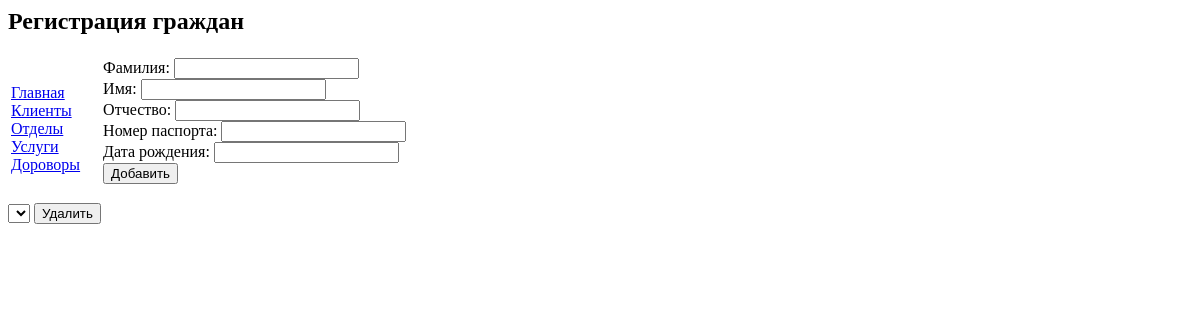
The app's page /clients.php, older data.
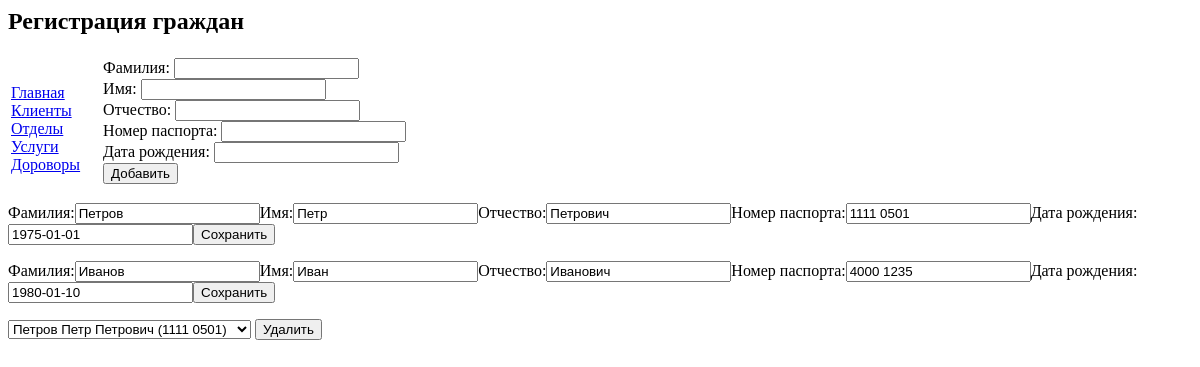
The same page, newer data.
### tables this page shows
CREATE TABLE IF NOT EXISTS `client` (
  `passport` varchar(255) NOT NULL,
  `surname` varchar(255) NOT NULL,
  `name` varchar(255) NOT NULL,
  `middlename` varchar(255) NOT NULL,
  `birth_date` date NOT NULL,
  PRIMARY KEY (`passport`)
);

### clients.php (the view, shortened to what this page needs)
<html>
<head>
    <link href="style.css" type="text/css" rel="stylesheet">
</head>
<body>
<h2>Регистрация граждан</h2>
<?php
$myConnect = mysql_connect('localhost:3306', 'root', '123456');
$mysql_query = mysql_query("select * from `client`", $myConnect);
$clients = array();
while ($row = mysql_fetch_array($mysql_query)) {
    $clients[] = $row;
}
?>
<table>
    <tr>
        <td class='menu'>
            <a href="index.php">Главная</a>
            <a href="clients.php">Клиенты</a>
            <a href="departments.php">Отделы</a>
            <a href="services.php">Услуги</a>
            <a href="contracts.php">Дороворы</a>
        </td>
        <td>
            <form action="clients.php" method="post">
                <div>
                    <label>Фамилия:
                        <input type="text" name="surname">
                    </label>
                </div>
                <div>
                    <label>Имя:
                        <input type="text" name="name">
                    </label>
                </div>
                <div>
                    <label>Отчество:
                        <input type="text" name="middlename">
                    </label>
                </div>
                <div>
                    <label>Номер паспорта:
                        <input type="text" name="passport">
                    </label>
                </div>
                <div>
                    <label>Дата рождения:
                        <input type="text" name="birth_date">
                    </label>
                </div>
                <div>
                    <input name="add" value="Добавить" type="submit"/>
                </div>
            </form>
        </td>
    </tr>
</table>
<?php
foreach ($clients as $cleint) {
    $surname = $cleint["surname"];
    $name = $cleint["name"];
    $middlename = $cleint["middlename"];
    $passport = $cleint["passport"];
    $birth_date = $cleint["birth_date"];
    echo("<form action='clients.php' method='post'>");
    echo("<label>Фамилия:<input type='text' name='surname' value='$surname'></label>");
    echo("<label>Имя:<input type='text' name='name' value='$name'></label>");
    echo("<label>Отчество:<input type='text' name='middlename' value='$middlename'></label>");
    echo("<label>Номер паспорта:<input type='text' name='passport' value='$passport'></label>");
    echo("<label>Дата рождения:<input type='text' name='birth_date' value='$birth_date'></label>");
    echo("<input name='save' value='Сохранить' type='submit'/></form>");
}
?>
<form action="clients.php" method="post">
    <select name='client'>
        <?php
        foreach ($clients as $cleint) {
            $surname = $cleint["surname"];
            $name = $cleint["name"];
            $middlename = $cleint["middlename"];
            $passport = $cleint["passport"];
            echo("<option value='$passport'>$surname $name $middlename ($passport)</option> ");
        }
        ?>
    </select>
    <input name='delete' value='Удалить' type='submit'/>
</form>
</body>
</html>

### style.css (style rules this page uses)
.menu { padding-right: 20px; }
.menu a { display: block; }

Row changes from the older to the newer data that the page shows:
added client: surname "Петров", name "Петр", middlename "Петрович", passport "1111 0501", birth_date "1975-01-01"
added client: surname "Иванов", name "Иван", middlename "Иванович", passport "4000 1235", birth_date "1980-01-10"
Text that changed along with them:
form field client: (not shown) → "Петров Петр Петрович (1111 0501)"
